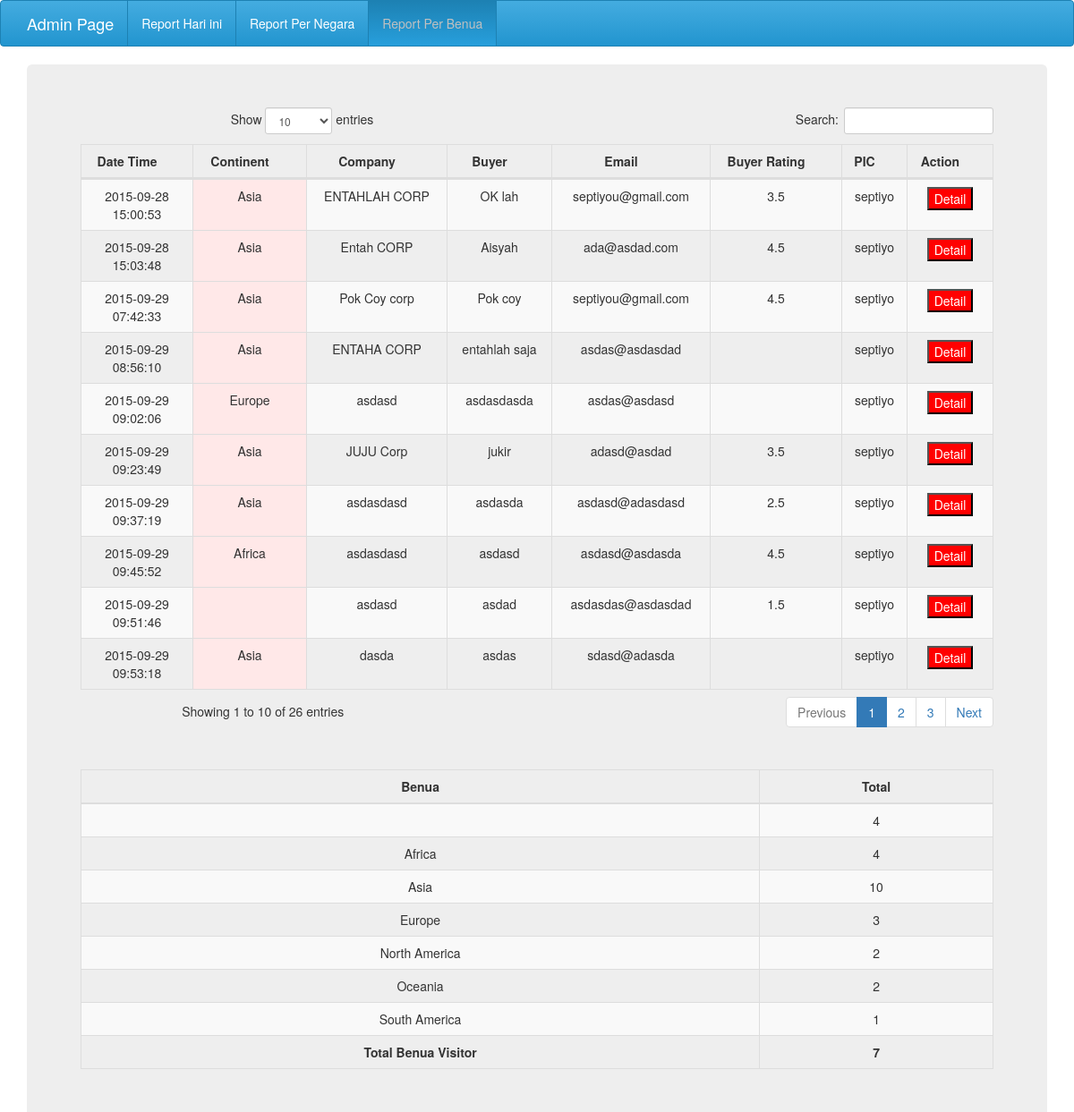
Screenshot of /reportperbenua.php with the database file from the repository.
### tables this page shows
CREATE TABLE IF NOT EXISTS `buyer` (
  `ID` int(10) NOT NULL,
  `PIC` varchar(100) NOT NULL,
  `tgl` date NOT NULL,
  `wkt` time NOT NULL,
  `benua` varchar(100) NOT NULL,
  `negara` varchar(100) NOT NULL,
  `company` varchar(100) NOT NULL,
  `gender` varchar(5) NOT NULL,
  `buyer` varchar(100) NOT NULL,
  `email` varchar(200) NOT NULL,
  `progress` varchar(50) NOT NULL DEFAULT 'Unprocessed',
  `nama_file_card` varchar(200) NOT NULL,
  `ukuran_file_card` int(10) NOT NULL,
  `direktori_card` text NOT NULL,
  `nama_file_buyer` varchar(200) NOT NULL,
  `ukuran_file_buyer` int(10) NOT NULL,
  `direktori_buyer` text NOT NULL,
  `status` varchar(100) DEFAULT NULL,
  `trader` varchar(10) NOT NULL DEFAULT 'No',
  `own` varchar(10) NOT NULL DEFAULT 'No',
  `middleman` varchar(10) NOT NULL DEFAULT 'No',
  `have_ownbrand` varchar(10) NOT NULL DEFAULT 'No',
  `import_othercountry` varchar(10) NOT NULL DEFAULT 'No',
  `indonesia_biscuit` varchar(10) NOT NULL DEFAULT 'No',
  `never` varchar(10) NOT NULL DEFAULT 'No',
  `discussion` varchar(30) NOT NULL,
  `rating` varchar(10) DEFAULT NULL,
  `others_brief` varchar(300) NOT NULL,
  `packing1` varchar(100) NOT NULL,
  `packing2` varchar(100) NOT NULL,
  `packing3` varchar(100) NOT NULL,
  `biscuit_type1` varchar(100) NOT NULL,
  `biscuit_type2` varchar(100) NOT NULL,
  `biscuit_type3` varchar(100) NOT NULL,
  `biscuit_type4` varchar(100) NOT NULL,
  `biscuit_type5` varchar(100) NOT NULL,
  `biscuit_type6` varchar(100) NOT NULL,
  `price_list` varchar(10) NOT NULL DEFAULT 'No',
  `factory_visit` varchar(10) NOT NULL DEFAULT 'No',
  `best_price` varchar(10) NOT NULL DEFAULT 'No',
  `sample` varchar(10) NOT NULL DEFAULT 'No',
  `others` varchar(300) NOT NULL
);

### reportperbenua.php (the view, shortened to what this page needs)
<?php
if($_SESSION['HAK'] = "admin"){
    ?>
    <!DOCTYPE html>
    <html lang="en">
    <head>
        <link rel="stylesheet" href="DT/bootstrap.min.css">
        <link rel="stylesheet" href="DT/dataTables.bootstrap.css">
        <link rel="stylesheet" href="DT/responsive.bootstrap.css">
    </head>
    <body>
    <nav class="navbar navbar-default navbar-custom">
        <div class="container">
            <div class="navbar-header">
                <a class="navbar-brand" href="#">Admin Page</a> </div>
            <div class="collapse navbar-collapse" id="myDefaultNavbar1" >
                <ul class="nav navbar-nav">
                    <li><a href="subhanallah.php">Report Hari ini <span class="sr-only">(current)</span></a></li>
                    <li><a href="reportpernegara.php">Report Per Negara</a></li>
                    <li class="active"><a href="reportperbenua.php">Report Per Benua</a></li>
                </ul>
            </div>
        </div>
    </nav>
    <div class="container">
        <section>
            <div class="jumbotron text-center">
                <div class="container">
                    <div class="row">
                        <div class="col-xs12">
                            <table id="example" class="table table-striped table-bordered dt-responsive nowrap" cellspacing="0" width="100%">
                                <thead>
                                <tr>
                                    <th class="text-center">Date Time</th>
                                    <th class="text-center">Continent</th>
                                    <th class="text-center">Company</th>
                                    <th class="text-center">Buyer</th>
                                    <th class="text-center">Email</th>
                                    <th class="text-center">Buyer Rating</th>
                                    <th class="text-center">PIC</th>
                                    <th class="text-center">Action</th>
                                </tr>
                                </thead>
                                <tbody>
                                <?php
                                $sql = "SELECT * FROM buyer ORDER BY benua ASC";
                                $hasil_sql = mysql_query($sql);
                                while($data = mysql_fetch_assoc($hasil_sql)) {
                                    echo "<tr>";
                                    echo "<td align='center'>$data[tgl]<br>$data[wkt]</td>";
                                    echo "<td bgcolor='#FFE8E8' align='center'>$data[benua]</td>";
                                    echo "<td align='center'>$data[company]</td>";
                                    echo "<td align='center'>$data[buyer]</td>";
                                    echo "<td align='center'>$data[email]</td>";
                                    echo "<td align='center'>$data[rating]</td>";
                                    echo "<td align='center'>$data[PIC]</td>";
                                    echo "<td align='center'><a href='detail.php?ID=$data[ID]' style='text-decoration:none;'><input type='button' value='Detail' style='background-color:#F00;color:#FFF;'></a></td>";
                                    echo "</tr>";
                                }
                                ?>
                                </tbody>
                            </table>
                            <table id="example" class="table table-striped table-bordered dt-responsive nowrap text-center" cellspacing="0" width="100%">
                                <thead>
                                <tr>
                                    <th class="text-center">Benua</th>
                                    <th class="text-center">Total</th>
                                </tr>
                                </thead>
                                <tbody>
                                <?php
                                $sql2 = "SELECT benua, COUNT(benua) AS TOTAL FROM buyer GROUP BY benua ORDER BY benua ASC";
                                $hasil_sql2 = mysql_query($sql2);
                                $total= mysql_num_rows($hasil_sql2);
                                while($data2 = mysql_fetch_assoc($hasil_sql2))
                                {
                                    echo"<tr><td>$data2[benua]</td><td align='center'>$data2[TOTAL]</td></tr>";
                                }
                                echo"<tr><td><b>Total Benua Visitor</b></td><td align='center'><b>$total</b></td></tr>";
                                ?>
                                </tbody>
                        </div>
                    </div>
                </div>
            </div>
        </section>
        <hr>
    </body>
    </html>
    <?php
}
else{
    echo "Anda tidak berhak";
}
?>

### reportperbenua.php (style rules this page uses)
.navbar-custom { background-color: #2295cf; border-color: #1d81b3; background-image: -webkit-gradient(linear, left 0%, left 100%, from(#44ace0), to(#2295cf)); background-image: -webkit-linear-gradient(top, #44ace0, 0%, #2295cf, 100%); background-image: -moz-linear-gradient(top, #44ace0 0%, #2295cf 100%); background-image: linear-gradient(to bottom, #44ace0 0%, #2295cf 100%); background-repeat: repeat-x; filter: progid:DXImageTransform.Microsoft.gradient(startColorstr='#ff44ace0', endColorstr='#ff2295cf', GradientType=0); }
.navbar-custom .navbar-brand { color: #ffffff; }
.navbar-custom .navbar-nav > li:last-child > a { border-right: 1px solid #1d81b3; }
.navbar-custom .navbar-nav > li > a { color: #ffffff; border-left: 1px solid #1d81b3; }
.navbar-custom .navbar-nav > .active > a, .navbar-custom .navbar-nav > .active > a:hover, .navbar-custom .navbar-nav > .active > a:focus { color: #c0c0c0; background-color: #1d81b3; background-image: -webkit-gradient(linear, left 0%, left 100%, from(#1d81b3), to(#279fdc)); background-image: -webkit-linear-gradient(top, #1d81b3, 0%, #279fdc, 100%); background-image: -moz-linear-gradient(top, #1d81b3 0%, #279fdc 100%); background-image: linear-gradient(to bottom, #1d81b3 0%, #279fdc 100%); background-repeat: repeat-x; filter: progid:DXImageTransform.Microsoft.gradient(startColorstr='#ff1d81b3', endColorstr='#ff279fdc', GradientType=0); }
.navbar-custom .navbar-collapse, .navbar-custom .navbar-form { border-color: #1d7fb0; }

### rows the page displays
buyer: tgl "2015-09-29", wkt "09:51:46", company "asdasd", buyer "asdad", email "asdasdas@asdasdad", rating "1.5", PIC "septiyo"
buyer: tgl "2015-09-29", wkt "09:45:52", benua "Africa", company "asdasdasd", buyer "asdasd", email "asdasd@asdasda", rating "4.5", PIC "septiyo"
buyer: tgl "2015-09-28", wkt "15:00:53", benua "Asia", company "ENTAHLAH CORP", buyer "OK lah", email "septiyou@gmail.com", rating "3.5", PIC "septiyo"
buyer: tgl "2015-09-28", wkt "15:03:48", benua "Asia", company "Entah CORP", buyer "Aisyah", email "ada@asdad.com", rating "4.5", PIC "septiyo"
buyer: tgl "2015-09-29", wkt "07:42:33", benua "Asia", company "Pok Coy corp", buyer "Pok coy", email "septiyou@gmail.com", rating "4.5", PIC "septiyo"
buyer: tgl "2015-09-29", wkt "08:56:10", benua "Asia", company "ENTAHA CORP", buyer "entahlah saja", email "asdas@asdasdad", PIC "septiyo"
buyer: tgl "2015-09-29", wkt "09:23:49", benua "Asia", company "JUJU Corp", buyer "jukir", email "adasd@asdad", rating "3.5", PIC "septiyo"
buyer: tgl "2015-09-29", wkt "09:37:19", benua "Asia", company "asdasdasd", buyer "asdasda", email "asdasd@adasdasd", rating "2.5", PIC "septiyo"
buyer: tgl "2015-09-29", wkt "09:53:18", benua "Asia", company "dasda", buyer "asdas", email "sdasd@adasda", PIC "septiyo"
buyer: tgl "2015-09-29", wkt "09:02:06", benua "Europe", company "asdasd", buyer "asdasdasda", email "asdas@asdasd", PIC "septiyo"

### other values shown
$data2[TOTAL] "4"
$data2[benua] "Africa"
$data2[benua] "Asia"
$data2[TOTAL] "10"
$data2[benua] "Europe"
$data2[TOTAL] "3"
$data2[benua] "North America"
$data2[TOTAL] "2"
$data2[benua] "Oceania"
$data2[benua] "South America"
$data2[TOTAL] "1"
$total "7"
